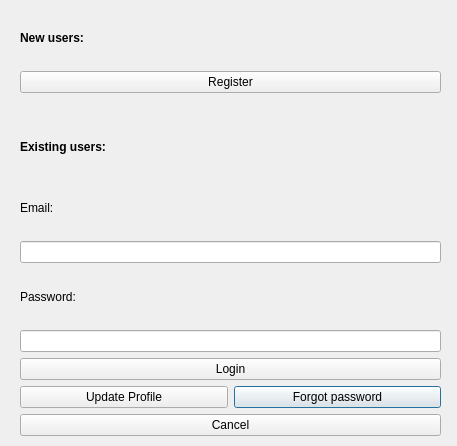
<?xml version="1.0" encoding="UTF-8"?>
<ui version="4.0">
 <class>DlgSettings</class>
 <widget class="QDialog" name="DlgSettings">
  <property name="geometry">
   <rect>
    <x>0</x>
    <y>0</y>
    <width>457</width>
    <height>446</height>
   </rect>
  </property>
  <property name="sizePolicy">
   <sizepolicy hsizetype="Fixed" vsizetype="Fixed">
    <horstretch>0</horstretch>
    <verstretch>0</verstretch>
   </sizepolicy>
  </property>
  <property name="windowTitle">
   <string>Settings</string>
  </property>
  <widget class="QWidget" name="gridLayoutWidget">
   <property name="geometry">
    <rect>
     <x>20</x>
     <y>10</y>
     <width>421</width>
     <height>426</height>
    </rect>
   </property>
   <layout class="QGridLayout" name="gridLayout">
    <property name="sizeConstraint">
     <enum>QLayout::SetDefaultConstraint</enum>
    </property>
    <item row="12" column="2">
     <widget class="QPushButton" name="forgot_pwd">
      <property name="sizePolicy">
       <sizepolicy hsizetype="Minimum" vsizetype="Fixed">
        <horstretch>0</horstretch>
        <verstretch>0</verstretch>
       </sizepolicy>
      </property>
      <property name="text">
       <string>Forgot password</string>
      </property>
     </widget>
    </item>
    <item row="5" column="1" colspan="2">
     <widget class="QLineEdit" name="email">
      <property name="inputMethodHints">
       <set>Qt::ImhEmailCharactersOnly</set>
      </property>
     </widget>
    </item>
    <item row="7" column="1">
     <widget class="QLabel" name="label">
      <property name="sizePolicy">
       <sizepolicy hsizetype="Preferred" vsizetype="Minimum">
        <horstretch>0</horstretch>
        <verstretch>0</verstretch>
       </sizepolicy>
      </property>
      <property name="text">
       <string>Password:</string>
      </property>
     </widget>
    </item>
    <item row="4" column="1">
     <widget class="QLabel" name="label_2">
      <property name="sizePolicy">
       <sizepolicy hsizetype="Preferred" vsizetype="Minimum">
        <horstretch>0</horstretch>
        <verstretch>0</verstretch>
       </sizepolicy>
      </property>
      <property name="text">
       <string>Email:</string>
      </property>
     </widget>
    </item>
    <item row="8" column="1" colspan="2">
     <widget class="QLineEdit" name="password">
      <property name="echoMode">
       <enum>QLineEdit::Password</enum>
      </property>
     </widget>
    </item>
    <item row="12" column="1">
     <widget class="QPushButton" name="update_profile">
      <property name="text">
       <string>Update Profile</string>
      </property>
     </widget>
    </item>
    <item row="13" column="1" colspan="2">
     <widget class="QPushButton" name="cancel">
      <property name="text">
       <string>Cancel</string>
      </property>
     </widget>
    </item>
    <item row="9" column="1" colspan="2">
     <widget class="QPushButton" name="login">
      <property name="text">
       <string>Login</string>
      </property>
     </widget>
    </item>
    <item row="1" column="1" colspan="2">
     <widget class="QPushButton" name="register_user">
      <property name="text">
       <string>Register</string>
      </property>
     </widget>
    </item>
    <item row="0" column="1" colspan="2">
     <widget class="QLabel" name="label_3">
      <property name="sizePolicy">
       <sizepolicy hsizetype="Preferred" vsizetype="Minimum">
        <horstretch>0</horstretch>
        <verstretch>0</verstretch>
       </sizepolicy>
      </property>
      <property name="font">
       <font>
        <weight>75</weight>
        <bold>true</bold>
       </font>
      </property>
      <property name="text">
       <string>New users:</string>
      </property>
     </widget>
    </item>
    <item row="3" column="1" colspan="2">
     <widget class="QLabel" name="label_4">
      <property name="sizePolicy">
       <sizepolicy hsizetype="Preferred" vsizetype="Minimum">
        <horstretch>0</horstretch>
        <verstretch>0</verstretch>
       </sizepolicy>
      </property>
      <property name="font">
       <font>
        <weight>75</weight>
        <bold>true</bold>
       </font>
      </property>
      <property name="text">
       <string>Existing users:</string>
      </property>
     </widget>
    </item>
    <item row="2" column="1">
     <spacer name="verticalSpacer">
      <property name="orientation">
       <enum>Qt::Vertical</enum>
      </property>
      <property name="sizeType">
       <enum>QSizePolicy::Fixed</enum>
      </property>
      <property name="sizeHint" stdset="0">
       <size>
        <width>20</width>
        <height>20</height>
       </size>
      </property>
     </spacer>
    </item>
   </layout>
  </widget>
 </widget>
 <tabstops>
  <tabstop>register_user</tabstop>
  <tabstop>email</tabstop>
  <tabstop>password</tabstop>
  <tabstop>login</tabstop>
  <tabstop>update_profile</tabstop>
  <tabstop>forgot_pwd</tabstop>
  <tabstop>cancel</tabstop>
 </tabstops>
 <resources/>
 <connections/>
</ui>
